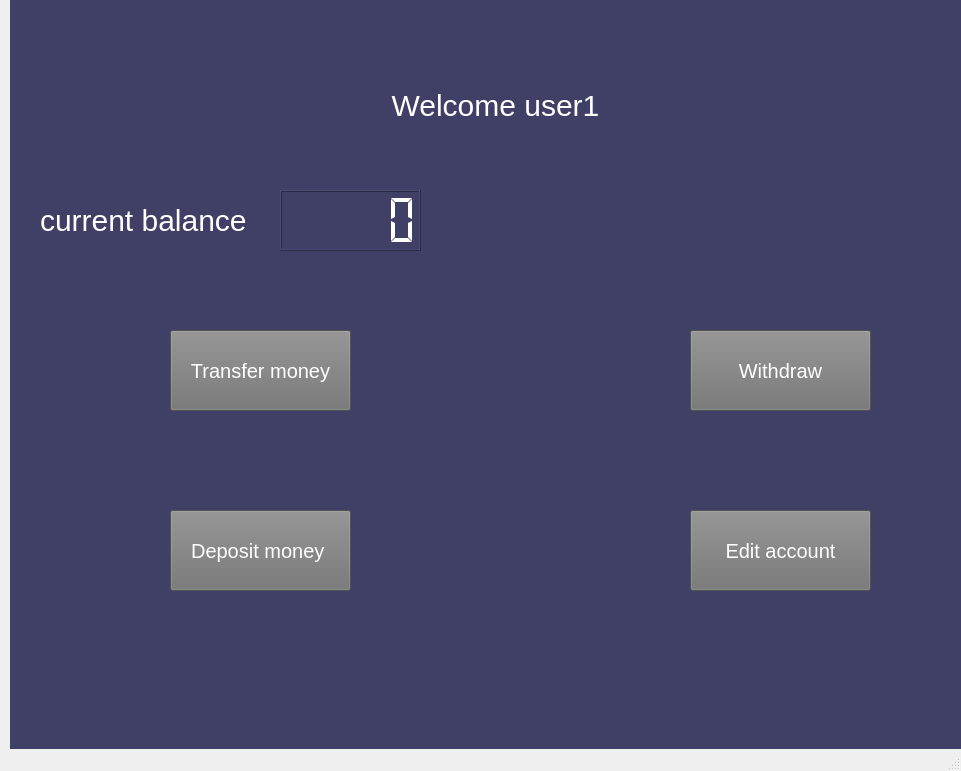
<?xml version="1.0" encoding="UTF-8"?>
<ui version="4.0">
 <class>MainWindow</class>
 <widget class="QMainWindow" name="MainWindow">
  <property name="geometry">
   <rect>
    <x>0</x>
    <y>0</y>
    <width>961</width>
    <height>771</height>
   </rect>
  </property>
  <property name="windowTitle">
   <string>MainWindow</string>
  </property>
  <widget class="QWidget" name="centralwidget">
   <widget class="QWidget" name="widget" native="true">
    <property name="geometry">
     <rect>
      <x>10</x>
      <y>0</y>
      <width>961</width>
      <height>761</height>
     </rect>
    </property>
    <property name="styleSheet">
     <string notr="true">background-color:#404066;</string>
    </property>
    <widget class="QLabel" name="label">
     <property name="geometry">
      <rect>
       <x>340</x>
       <y>70</y>
       <width>291</width>
       <height>71</height>
      </rect>
     </property>
     <property name="styleSheet">
      <string notr="true">font:30px ; 
color: white;</string>
     </property>
     <property name="text">
      <string>Welcome user1</string>
     </property>
     <property name="alignment">
      <set>Qt::AlignCenter</set>
     </property>
    </widget>
    <widget class="QLCDNumber" name="Balance">
     <property name="geometry">
      <rect>
       <x>270</x>
       <y>190</y>
       <width>141</width>
       <height>61</height>
      </rect>
     </property>
     <property name="layoutDirection">
      <enum>Qt::LeftToRight</enum>
     </property>
     <property name="styleSheet">
      <string notr="true">color: white ; </string>
     </property>
     <property name="segmentStyle">
      <enum>QLCDNumber::Flat</enum>
     </property>
    </widget>
    <widget class="QLabel" name="label_2">
     <property name="geometry">
      <rect>
       <x>30</x>
       <y>190</y>
       <width>211</width>
       <height>61</height>
      </rect>
     </property>
     <property name="styleSheet">
      <string notr="true">font:30px ; 
color: white;</string>
     </property>
     <property name="text">
      <string>current balance </string>
     </property>
    </widget>
    <widget class="QPushButton" name="Transfer_Money_B">
     <property name="geometry">
      <rect>
       <x>160</x>
       <y>330</y>
       <width>181</width>
       <height>81</height>
      </rect>
     </property>
     <property name="styleSheet">
      <string notr="true">font:20px ; 
background-color: rgb(115, 115, 115);
color: white;</string>
     </property>
     <property name="text">
      <string>Transfer money</string>
     </property>
    </widget>
    <widget class="QPushButton" name="Withdraw_B">
     <property name="geometry">
      <rect>
       <x>680</x>
       <y>330</y>
       <width>181</width>
       <height>81</height>
      </rect>
     </property>
     <property name="styleSheet">
      <string notr="true">font:20px ; 
background-color: rgb(115, 115, 115);
color: white;</string>
     </property>
     <property name="text">
      <string>Withdraw</string>
     </property>
    </widget>
    <widget class="QPushButton" name="Edit_Acc_B">
     <property name="geometry">
      <rect>
       <x>680</x>
       <y>510</y>
       <width>181</width>
       <height>81</height>
      </rect>
     </property>
     <property name="styleSheet">
      <string notr="true">font:20px ; 
background-color: rgb(115, 115, 115);
color: white;</string>
     </property>
     <property name="text">
      <string>Edit account</string>
     </property>
    </widget>
    <widget class="QPushButton" name="Deposit_Money_B">
     <property name="geometry">
      <rect>
       <x>160</x>
       <y>510</y>
       <width>181</width>
       <height>81</height>
      </rect>
     </property>
     <property name="styleSheet">
      <string notr="true">font:20px ; 
background-color: rgb(115, 115, 115);
color: white;</string>
     </property>
     <property name="text">
      <string>Deposit money </string>
     </property>
    </widget>
   </widget>
  </widget>
  <widget class="QMenuBar" name="menubar">
   <property name="geometry">
    <rect>
     <x>0</x>
     <y>0</y>
     <width>961</width>
     <height>21</height>
    </rect>
   </property>
  </widget>
  <widget class="QStatusBar" name="statusbar"/>
 </widget>
 <resources/>
 <connections/>
</ui>
